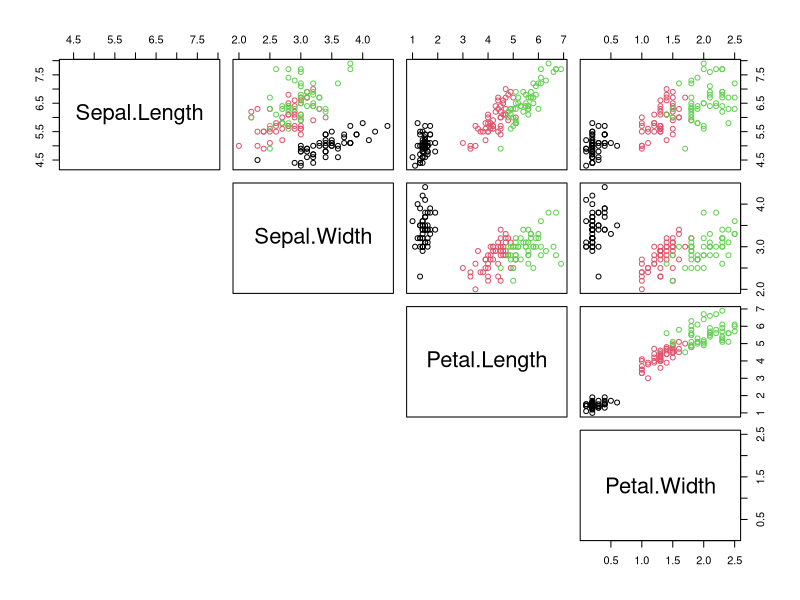
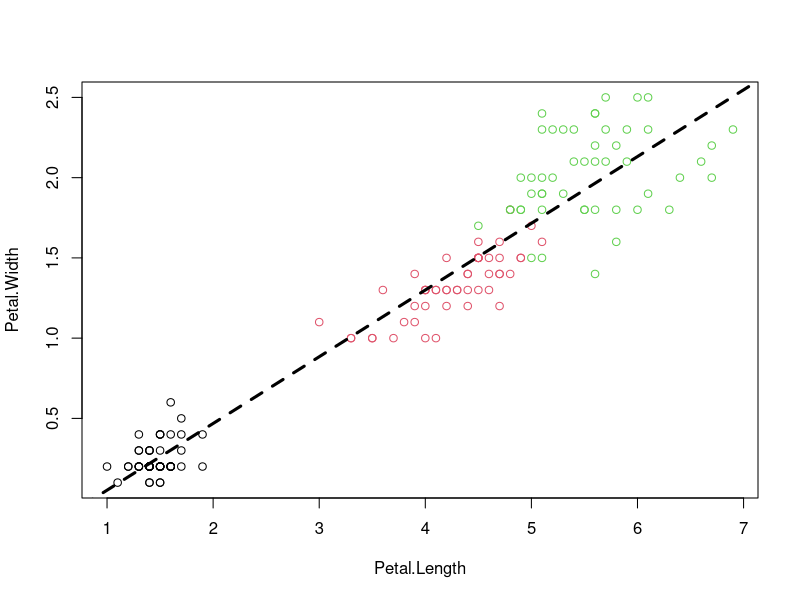
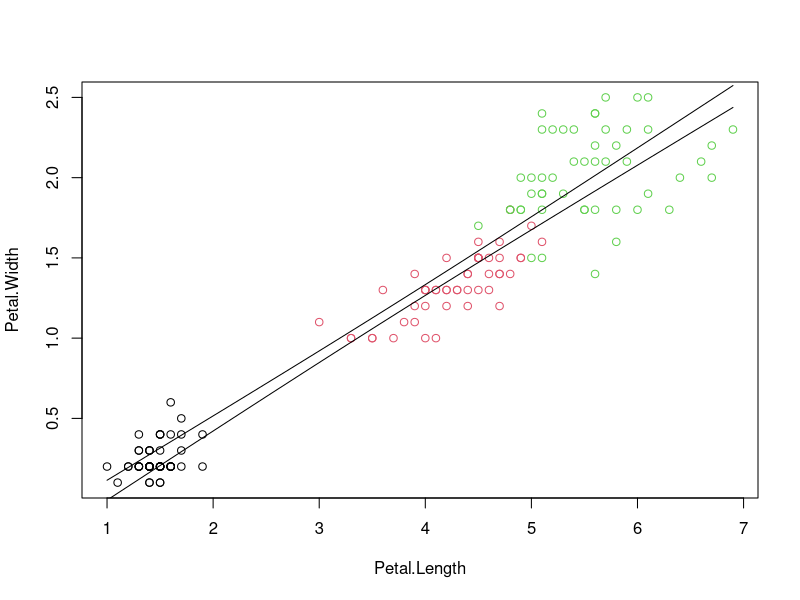
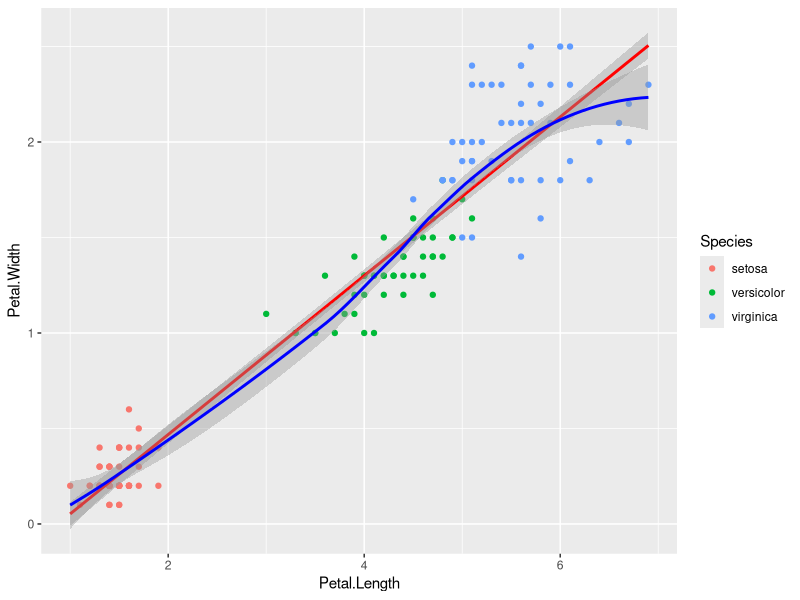
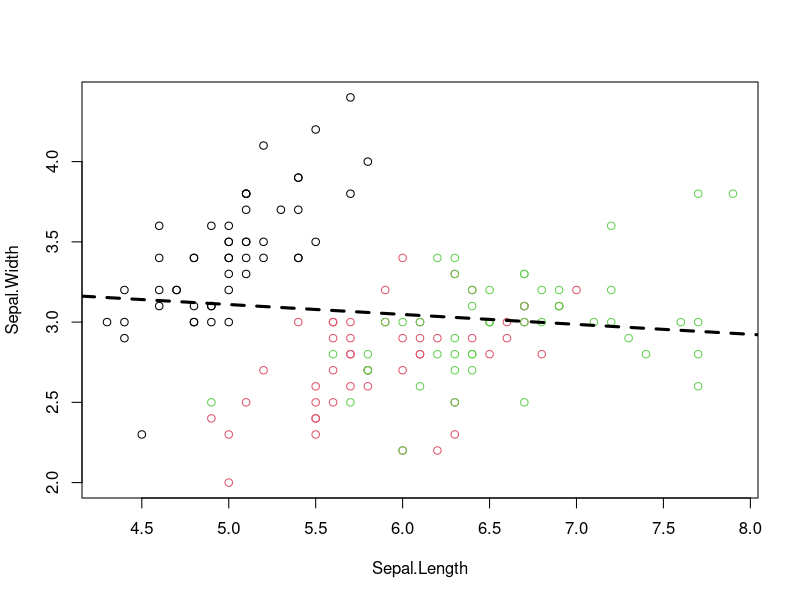
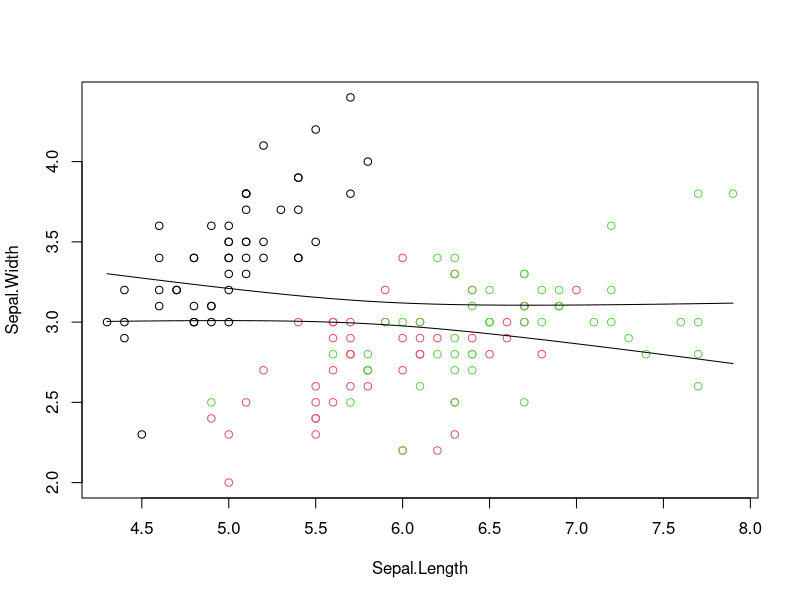
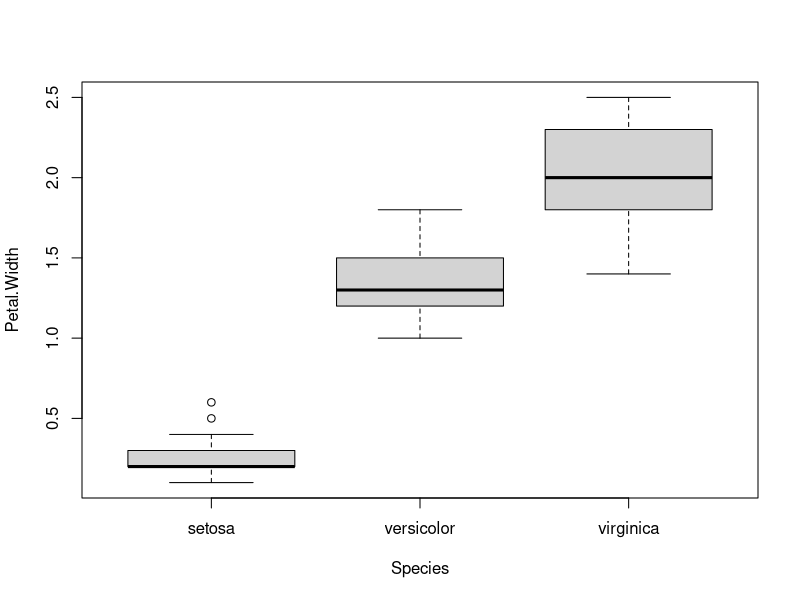
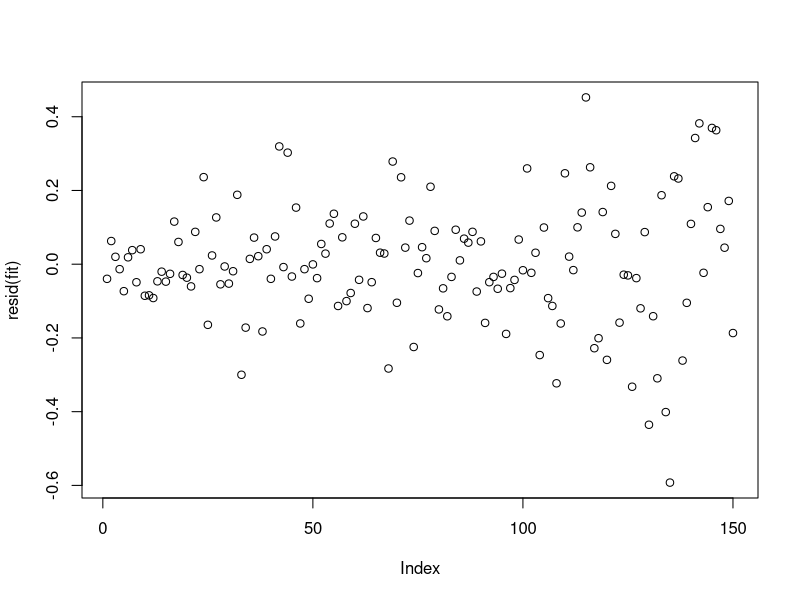

Reproduce these figures in R, in order.
## ---- chunk 1
knitr::opts_chunk$set(echo = TRUE)
knitr::opts_chunk$set(cache=TRUE)
## ---- chunk 2
niris=iris[,-5]  # generate new data frame without species variable
str(niris)
## ---- chunk 3
# assign species-colors to each observation 
cols = iris$Species                        # understand how color is defined
pairs(niris, col=cols, lower.panel=NULL)   # "cols" was defined in task above
## ---- chunk 4
plot(Petal.Width ~ Petal.Length, data=iris, col=Species) # use model ("formula") notation
fit=lm(Petal.Width ~ Petal.Length, data=iris)       # fit a linear model
abline(fit, lwd=3, lty=2)                           # add regression line
## ---- chunk 5
fit$coefficients
fit$df.residual
## ---- chunk 6
coefficients(fit)
confint(fit)   # Try to change the confidence level: ?confint
summary(fit)
## ---- chunk 7
x=iris$Petal.Length                       # explanatory variable from fit (here:Petal.Length)
xn=seq(min(x), max(x), length.out = 100)  # define range of new explanatory variables
ndf=data.frame(Petal.Length=xn)           # put them into new data frame

p=predict(fit, ndf, interval = 'confidence' , level = 0.95)
plot(Petal.Width ~ Petal.Length, data=iris, col=Species)
lines(xn, p[,"lwr"] )
lines(xn, p[,"upr"] )

#some fancy filling
#polygon(c(rev(xn), xn), c(rev(p[ ,"upr"]), p[ ,"lwr"]), col = rgb(1,0,0,0.5), border = NA)

## using ggplot2 - full introduction later
library(ggplot2)
g = ggplot(iris, aes(Petal.Length, Petal.Width, colour=Species))
g + geom_point() + geom_smooth(method="lm", se=TRUE, color="red") + geom_smooth(method="loess", colour="blue")
## ---- chunk 8
plot(Sepal.Width ~ Sepal.Length, data=iris, col=cols)  
fit1=lm(Sepal.Width ~ Sepal.Length, data=iris)     
abline(fit1, lwd=3, lty=2)    
confint(fit1)                     # estimated slope is indistinguishable from zero
summary(fit1)
## ---- chunk 9
x=iris$Sepal.Length                       # explanatory variable from fit (here:Sepal.Length)
xn=seq(min(x), max(x), length.out = 100)  # define range of new explanatory variables
ndf=data.frame(Sepal.Length=xn)           # put them into data frame

p=predict(fit1, ndf, interval = 'confidence' , level = 0.95)  # predict values

plot(Sepal.Width ~ Sepal.Length, data=iris, col=Species)
lines(xn, p[,"lwr"] )
lines(xn, p[,"upr"] )
## ---- chunk 10
plot(Petal.Width ~ Species, data=iris)
fit=lm(Petal.Width ~ Species, data=iris)
summary(fit)
## ---- chunk 11
fit=lm(Petal.Width ~ Petal.Length, data=iris)
paste(toString(fit$call), sigma(fit))
fit=lm(Petal.Width ~ Petal.Length + Sepal.Length, data=iris)  # function of more than one variable
paste(toString(fit$call), sigma(fit))
fit=lm(Petal.Width ~ Species, data=iris)                      # function of categorical variables
paste(toString(fit$call), sigma(fit))
fit=lm(Petal.Width ~ . , data=iris)                          # function of all other variable (numerical and categorical)
paste(toString(fit$call), sigma(fit))
## ---- chunk 12
fit = lm(Petal.Width ~ Petal.Length + Sepal.Width + Sepal.Length + Species , data=iris) 
summary(fit)
## ---- chunk 13
anova(fit) 

# order of variable matters: the following is not the same
# anova( lm(Petal.Width ~ . , data=iris) )
## ---- chunk 14
plot(resid(fit))                # residuals independent?
plot(predict(fit), resid(fit))  # residuals (and variation) dependent on prediction?
qqnorm(resid(fit))              # residuals normally distributed?
## ---- chunk 15
irisout=rbind(iris,list(5.8,3, 4, 20, "virginica"))
## ---- chunk 16
str(irisout)
summary(irisout)
plot(Petal.Width ~ Petal.Length, data=irisout, col=Species)
fit2=lm(Petal.Width ~ Petal.Length, data=irisout)
abline(fit2, lwd=3, lty=2)    
summary(fit2)
## ---- chunk 17
op=par(no.readonly=TRUE)  # safe only resettable graphical parameters, avoids many warnings
par(mfrow=c(2,2))         # change graphical parameters: 2x2 images on device
plot(fit2,col=irisout$Species)       # four plots rather than one
par(op)                   # reset graphical parameters
